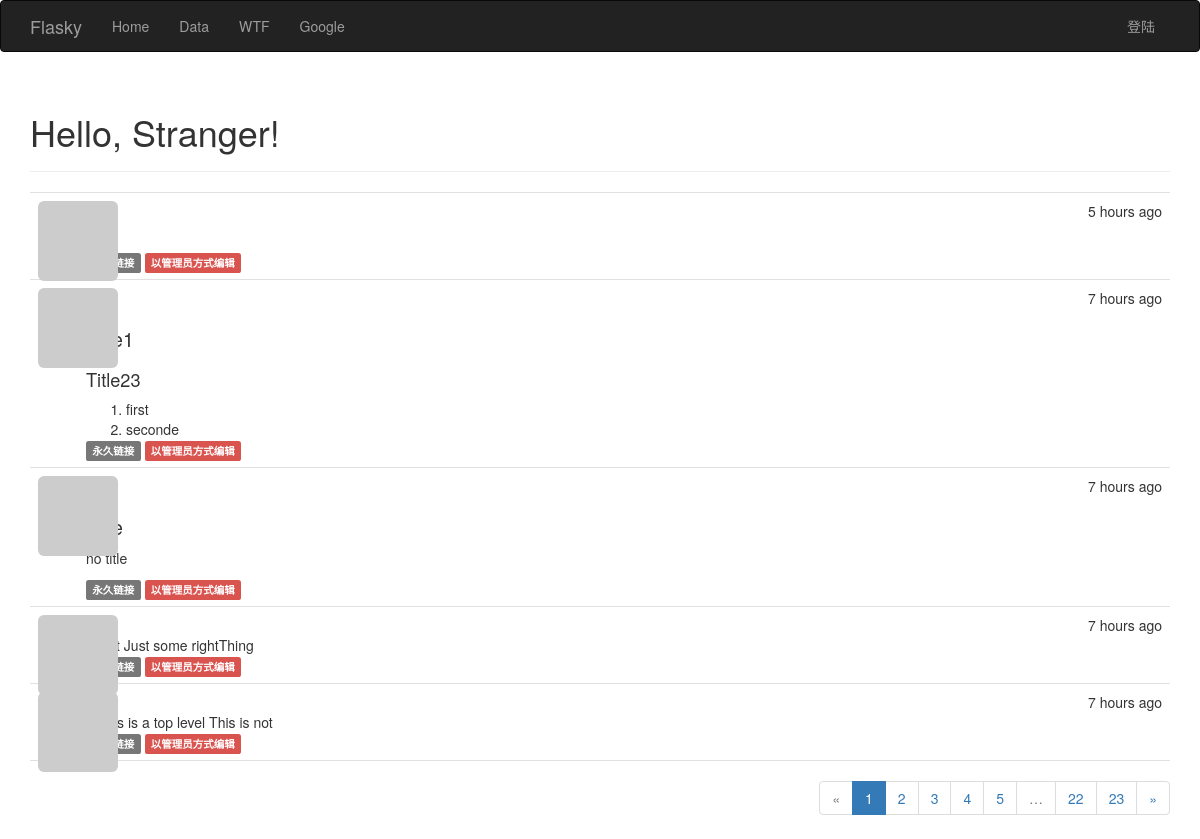
The page / on the database its author committed.
### app/models.py (models this page shows, shortened)
class Post(db.Model):
    __tablename__ = 'posts'
    id = db.Column(db.Integer,primary_key=True)
    body = db.Column(db.Text)
    timestamp = db.Column(db.DateTime,index=True,default=datetime.utcnow)
    author_id = db.Column(db.Integer,db.ForeignKey('users.id'))
    body_html = db.Column(db.Text)

### app/main/views.py (the view)
@main.route('/',methods=['GET','POST'])
def index():
    form = PostForm()
    if  current_user.can(Permission.WRITE_ARTICLES) and \
        form.validate_on_submit():
        post = Post(body = form.body.data,author = current_user._get_current_object())
        db.session.add(post)
        return redirect(url_for('.index'))
    page = request.args.get('page',1,type=int)
    pagination = Post.query.order_by(Post.timestamp.desc()).paginate(
        page,per_page=current_app.config['FLASKY_POSTS_PER_PAGE'],
        error_out=False
    )
    posts = pagination.items
    return render_template('index.html',form=form,posts = posts,pagination=pagination)

### app/auth/views.py (called while the page is built)
@auth.before_app_request
def before_request():
    if current_user.is_authenticated:
        current_user.ping()
        if not current_user.confirmed and request.endpoint[:5] !='auth.':
            return  redirect(url_for('auth.unconfirmed'))

### app/main/__init__.py (called while the page is built)
@main.app_context_processor
def inject_permissions():
    return dict(Permission=Permission)

### app/models.py (called while the page is built)
    def gravatar(self,size=100,default='identicon',rating='g'):
        if request.is_secure:
            url = 'https://secure.gravatar.com/avatar'
        else:
            url = 'http://www.gravatar.com/avatar'
        hash = self.avatar_hash
        return '{url}/{hash}?s={size}&d={default}&r={rating}'.format(url=url,hash=hash,size=size,default=default,rating=rating)

    def can(self,permissions):
        return False

### app/templates/index.html (shortened to what this page needs)
{% extends "base.html" %}
{% import "bootstrap/wtf.html" as wtf %}
{% import "_macros.html" as marcos%}
{% block page_content %}
<div class="page-header">
    <h1>Hello, {% if current_user.is_authenticated %}{{ current_user.username }}{% else %}Stranger{% endif %}!</h1>
</div>
{% include '_posts.html' %}
<div class="pagination">
    {{ marcos.pagination_widget(pagination,'.index')}}
</div>
{% endblock %}

### app/templates/_posts.html
<ul class="posts">
    {% for post in posts %}
    <li class="post">
        <div class="post-thumbnail">
            <a href="{{ url_for('.user', username=post.author.username) }}">
                <img class="img-rounded profile-thumbnail" src="{{ post.author.gravatar(size=40) }}">
            </a>
        </div>
        <div class="post-content">
            <div class="post-date">{{ moment(post.timestamp).fromNow() }}</div>
            <div class="post-author"><a href="{{ url_for('.user', username=post.author.username) }}">{{ post.author.username }}</a></div>
            <div class="post-body">
                {% if post.body_html %}
                    {{ post.body_html | safe }}
                {% else %}
                    {{ post.body }}
                {% endif %}
            </div>
            <div class="post-footer">
                <a href="{{ url_for('.post',id=post.id) }}">
                    <span class="label label-default">永久链接</span>
                    {% if current_user == post.author %}
                    <a href="{{ url_for('.edit',id=post.id) }}">
                        <span class="label label-primary">编辑</span>
                    </a>
                    {% elif current_user.is_administrator %}
                    <a href="{{ url_for('.edit',id=post.id) }}">
                        <span class="label label-danger">以管理员方式编辑</span>
                    </a>
                    {% endif %}
                </a>
            </div>
        </div>
    </li>
    {% endfor %}
</ul>

### app/static/styles.css (style rules this page uses)
.profile-thumbnail { position: absolute; }
ul.posts { list-style-type: none; padding: 0px; margin: 16px 0px 0px 0px; border-top: 1px solid #e0e0e0; }
ul.posts li.post { padding: 8px; border-bottom: 1px solid #e0e0e0; }
div.post-date { float: right; }
div.post-author { font-weight: bold; }
div.post-thumbnail { position: absolute; }
div.post-content { margin-left: 48px; min-height: 48px; }
div.pagination { width: 100%; text-align: right; padding: 0px; margin: 0px; }
.post-body h1 { font-size: 140%; }
.post-body h2 { font-size: 130%; }

### rows shown on the page
Post: timestamp "5 hours ago"
Post: timestamp "7 hours ago", body_html "Title23 first seconde"
Post: timestamp "7 hours ago", body_html "no title"
Post: timestamp "7 hours ago", body "# test Just some rightThing"
Post: timestamp "7 hours ago", body "# This is a top level This is not"

### other values the page prints
{{ p }} "1"
{{ p }} "2" "3" "4" "5" "22" "23"
